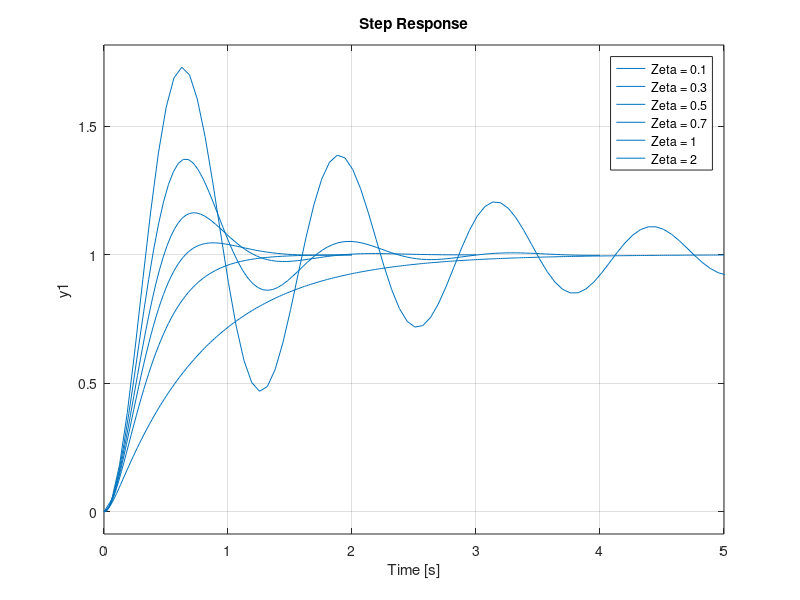

MATLAB code to generate this figure:

clc;
clear;

w_n = 5;
s = tf('s');
zeta1 = 0.1;
trans_func1 = tf(25,[1 2*5*zeta1 25]);
zeta2 = 0.3;
trans_func2 = tf(25,[1 2*5*zeta2 25]);
zeta3 = 0.5;
trans_func3 = tf(25,[1 2*5*zeta3 25]);
zeta4 = 0.7;
trans_func4 = tf(25,[1 2*5*zeta4 25]);
zeta5 = 1;
trans_func5 = tf(25,[1 2*5*zeta5 25]);
zeta6 = 2;
trans_func6 = tf(25,[1 2*5*zeta6 25]);

figure(1)
step(trans_func1);
hold on
step(trans_func2);
hold on
step(trans_func3);
hold on
step(trans_func4);
hold on
step(trans_func5);
hold on
step(trans_func6);
legend('Zeta = 0.1','Zeta = 0.3','Zeta = 0.5','Zeta = 0.7','Zeta = 1','Zeta = 2');

